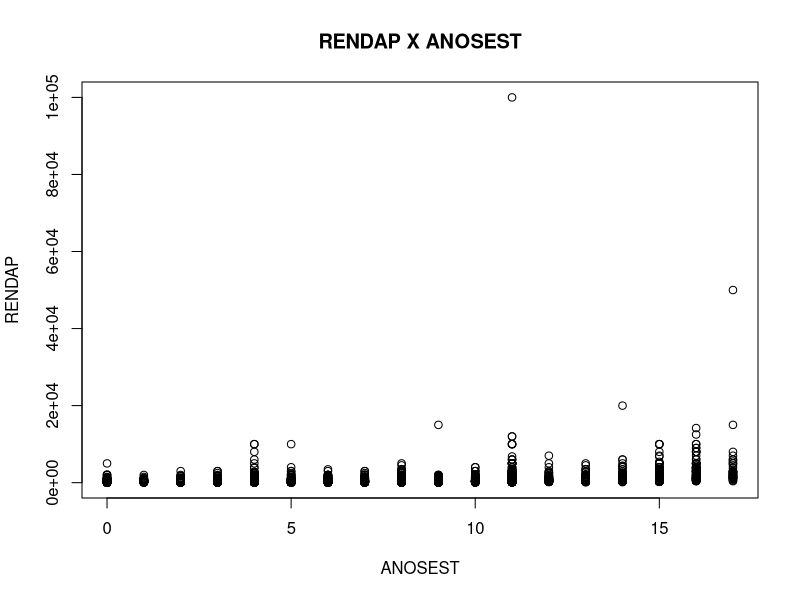

The R script that drew this image:
#INSTALANDO OS PACOTES NECESSÁRIOS
  #install.packages("haven")
  # install.packages("dplyr")
#IMPORTANDO OS PACOTES NECESSÁRIOS

library(haven)
library(dplyr)
#CARREGANDO OS DADOS



  ## dados de goias
GO = read_dta("GO.dta")
  ## Pesquisa Nacional por Amostra de Domicílios de goias
PNADdom_GO <- read_dta("PNADdom_GO.dta")



#QUESTOES

  ##Q1 


GO <- na.omit(GO, c("rendap", "horasp","anosest"))
filter(GO, rendap > 0)
#filter(GO, log(rendap))

filter(GO, anosest > 0)
filter(GO, horasp > 0)


GO <- GO[complete.cases(GO$rendap), ]
GO <- GO[complete.cases(GO$anosest), ]
GO <- GO[complete.cases(GO$horasp), ]







GO <- GO[complete.cases(GO$rendap), ]
GO <- GO[complete.cases(GO$rendap), ]





  ### Calcular ecriar coluna rendh
funRENDH <- function(x, y) {x/y}
GO$rendh <- mapply(funRENDH, GO$rendap, GO$horasp)
GO$LOGrendh = log(GO$rendh)
GO <- subset(GO, !is.infinite(LOGrendh))
  ### plotar rendap X anosest


plot(GO$anosest, GO$rendap,
     main="RENDAP X ANOSEST",
     ylab="RENDAP",
     xlab="ANOSEST")

correlacao = cor(GO$rendap, GO$anosest)
print(correlacao)

  ##Q2

#linear model
model <- lm(rendh ~ anosest, data=GO)

# summary
summary(model)

  ##Q3
  ### homoscedaciadde das vairancias
 
  
  beta1 <- coef(model)["anosest"]
  se_beta1 <- summary(model)$coefficients["anosest", "Std. Error"]
  t_stat <- beta1 / se_beta1
  p_valor <- 1 - pt(t_stat, df = nrow(GO) - 2)
  
  nivel_de_significancia <- 0.01
  if (p_valor < nivel_de_significancia) {
    cat("O coeficiente Beta1 é estatisticamente maior que zero (nível de 1% de significância).")
  } else {
    cat("Não há evidências estatísticas de que o coeficiente Beta1 seja maior que zero.")
  }
  
  ##Q4

  ##Q5

  GO$Y_log <- log(GO$rendh)
  #GO$X_log <- log(GO$anosest)
  
  # Ajustar o modelo de regressão usando os logaritmos
  modelo_log <- lm(Y_log ~ anosest, data = GO)
  
  # Visualizar o resumo do modelo
  summary(modelo_log)

  ##Q6 
  tetha1 <- coef(modelo_log)["anosest"]
  se_theta1 <- summary(modelo_log)$coefficients["anosest", "Std. Error"]
  t_stat <- beta1 / se_theta1
  p_valor <- 1 - pt(t_stat, df = nrow(GO) - 2)
  
  nivel_de_significancia <- 0.01
  if (p_valor < nivel_de_significancia) {
    cat("O coeficiente THETA1 é estatisticamente maior que zero (nível de 1% de significância).")
  } else {
    cat("Não há evidências estatísticas de que o coeficiente Theta1 seja maior que zero.")
  }

  ##Q7

  ##Q8
  
  modelo_log2 <- lm(Y_log ~ anosest + mulher + negro , data = GO)
  
  # Visualizar o resumo do modelo
  summary(modelo_log2)
  
  ##Q6 
  tetha1 <- coef(modelo_log2)["anosest"]
  tetha2 <- coef(modelo_log2)["mulher"]
  tetha3 <- coef(modelo_log2)["negro"]
  
  
  se_theta1 <- summary(modelo_log2)$coefficients["anosest", "Std. Error"]
  se_theta2 <- summary(modelo_log2)$coefficients["mulher", "Std. Error"]
  se_theta3 <- summary(modelo_log2)$coefficients["negro", "Std. Error"]
  
  t_stat1 <- tetha1 / se_theta1
  t_stat2 <- tetha2 / se_theta2
  t_stat3 <- tetha3 / se_theta3
  
  
  p_valor1 <- 1 - pt(t_stat1, df = nrow(GO) - 2)
  p_valor2 <- 1 - pt(t_stat2, df = nrow(GO) - 2)
  p_valor3 <- 1 - pt(t_stat3, df = nrow(GO) - 2)
  
  
  
  
  nivel_de_significancia <- 0.01
  if (p_valor1 < nivel_de_significancia) {
    cat("O coeficiente THETA1 (anosest) é estatisticamente maior que zero (nível de 1% de significância).")
  } else {
    cat("Não há evidências estatísticas de que o coeficiente Theta1 (anosest) seja maior que zero.")
  }
  
  if (p_valor2 < nivel_de_significancia) {
    cat("O coeficiente THETA2 (mulher) é estatisticamente maior que zero (nível de 1% de significância).")
  } else {
    cat("Não há evidências estatísticas de que o coeficiente Theta2 (mulher) seja maior que zero.")
  }
  
  if (p_valor3 < nivel_de_significancia) {
    cat("O coeficiente THETA1 (negro) é estatisticamente maior que zero (nível de 1% de significância).")
  } else {
    cat("Não há evidências estatísticas de que o coeficiente Theta3 (negro) seja maior que zero.")
  }

  ##Q9

  ##Q10

  nivel_de_significancia <- 0.05
  if (p_valor1 < nivel_de_significancia) {
    cat("O coeficiente THETA1 (anosest) é estatisticamente maior que zero (nível de 5% de significância).")
  } else {
    cat("Não há evidências estatísticas de que o coeficiente Theta1 (anosest) seja maior que zero.")
  }
  
  if (p_valor2 < nivel_de_significancia) {
    cat("O coeficiente THETA2 (mulher) é estatisticamente maior que zero (nível de 5% de significância).")
  } else {
    cat("Não há evidências estatísticas de que o coeficiente Theta2 (mulher) seja maior que zero.")
  }
  
  if (p_valor3 < nivel_de_significancia) {
    cat("O coeficiente THETA1 (negro) é estatisticamente maior que zero (nível de 5% de significância).")
  } else {
    cat("Não há evidências estatísticas de que o coeficiente Theta3 (negro) seja maior que zero.")
  }


  ##Q11 


  ##Q12
